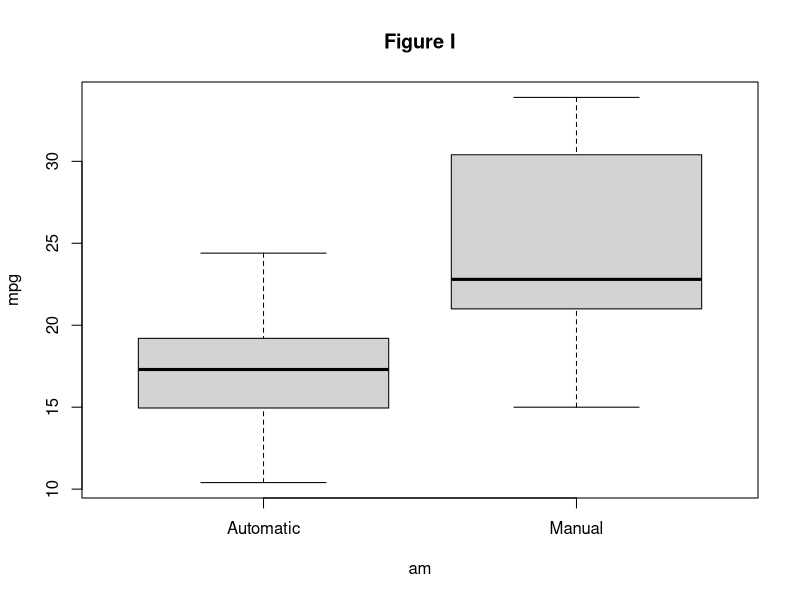
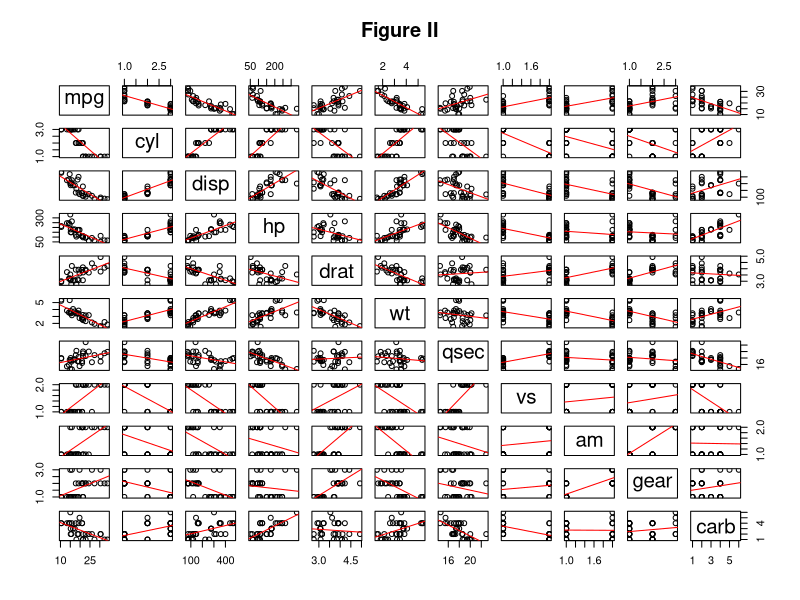
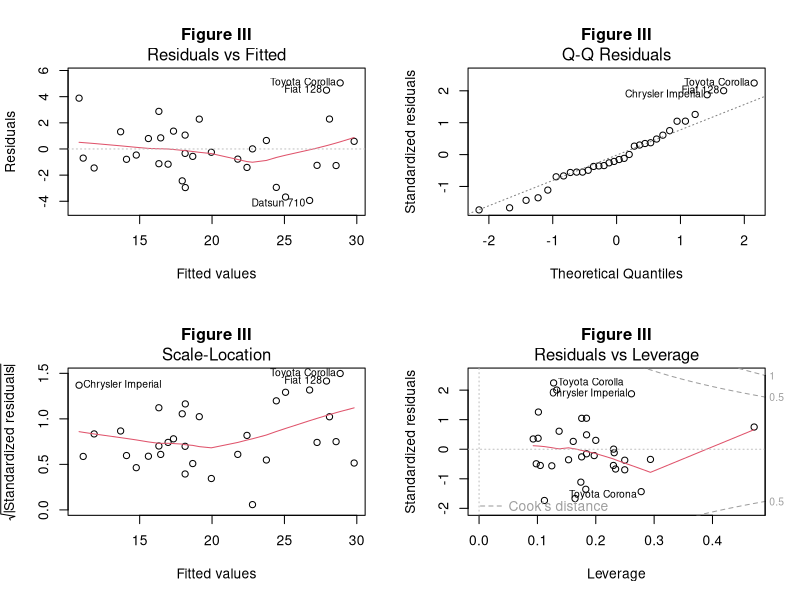

These charts were generated, in order, by the following R code:
# Setting seed and loading data & dependencies
set.seed(23072016)
data("mtcars")
library(knitr)
# Transforming variables to factor, giving proper labels.
cols <- c("cyl", "vs", "gear", "carb")
mtcars[, cols] <- lapply(mtcars[, cols], as.factor)
mtcars$am <- factor(mtcars$am, levels = c("0", "1"), labels = c("Automatic", "Manual"))
# Testing for the assumption of normality
normal <- shapiro.test(mtcars$mpg)
# Studen t.test for difference in means.
result <- t.test(mpg ~ am, data = mtcars)
# Fitting a linear model between mpg as the dependent, and am as the independent variable
fit <- lm(mpg ~ am, data = mtcars)
summary(fit)$coefficients
# Fitting a linear model between mpg as the dependent variable against all the other variables
fit.all <- lm(mpg ~ ., data = mtcars)
fit.final <- step(fit.all, direction = "both") # Using step method to determine which variables to include
summary(fit.final)$coefficients
# Testing the simple lm against the new multivariate lm
anova(fit, fit.final)
# Boxplot fig I
boxplot(mpg ~ am, data = mtcars, main = "Figure I")
#Pairsplot fig II
pairs(mtcars,
      main = "Figure II",
      panel = function(x, y){
          points(x, y)
          abline(lm(y~x), col = "red")})
# Residuals and Diagnostics plot fig III
par(mfrow = c(2,2))
plot(fit.final, main = "Figure III")